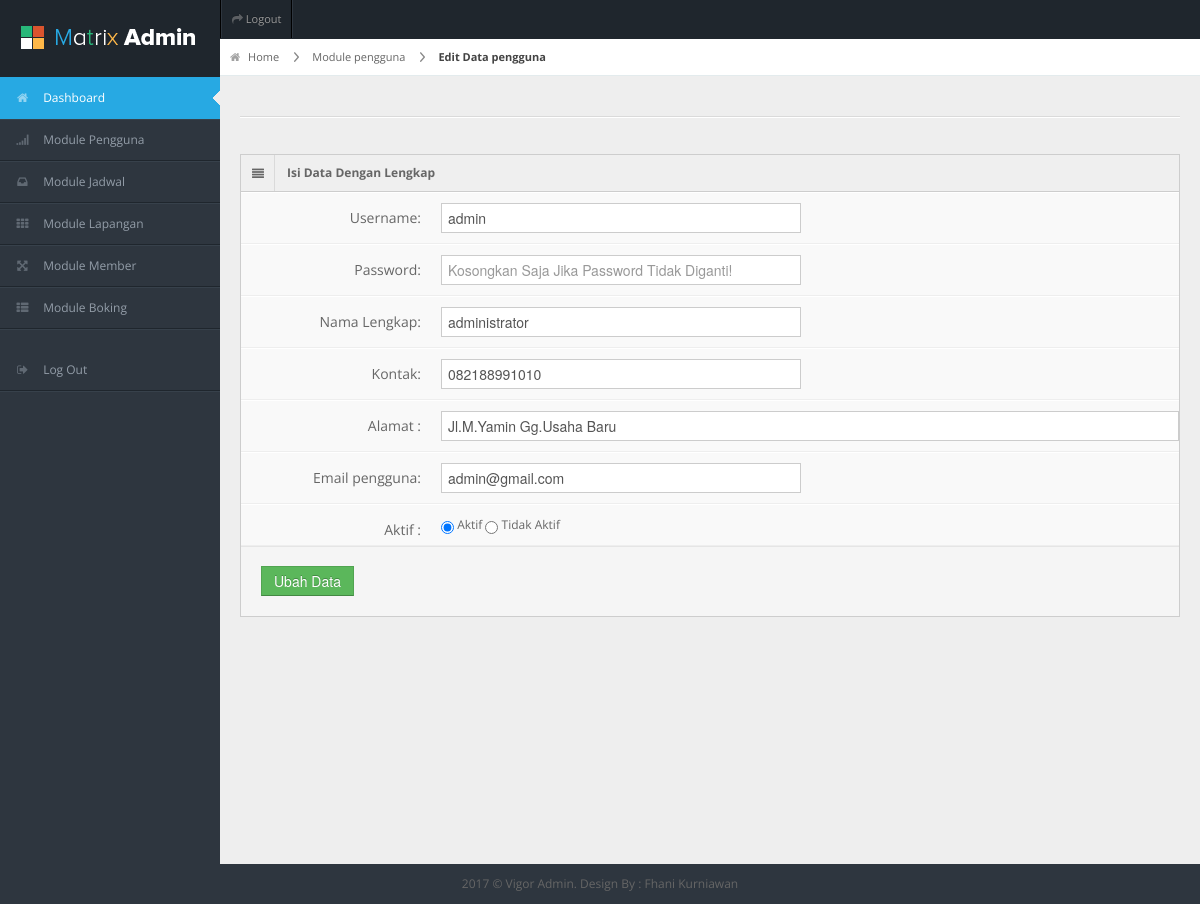
Page /vigoradmin/frame.php?load=pengguna&action=edit&id=1 (signed in) on the committed database.
### tables this page shows
CREATE TABLE `tpengguna` (
  `kdPengguna` bigint(20) NOT NULL AUTO_INCREMENT,
  `username` varchar(100) NOT NULL,
  `password` varchar(100) NOT NULL,
  `nmPengguna` varchar(100) NOT NULL,
  `emailPengguna` varchar(100) NOT NULL,
  `alamatPengguna` varchar(100) NOT NULL,
  `kontak` varchar(15) NOT NULL,
  `aktif` char(1) NOT NULL,
  PRIMARY KEY (`kdPengguna`)
);

### vigoradmin/data/pengguna/edit-data.php (the view, shortened to what this page needs)
<?php
$SQL=mysql_query("SELECT * FROM tpengguna WHERE kdPengguna='$_GET[id]'");
$_data=mysql_fetch_array($SQL);
echo"
<div id='content-header'>
  <div id='breadcrumb'> <a href='?load=dashboard' title='Go to Home' class='tip-bottom'><i class='icon-home'></i> Home</a> <a href='?load=pengguna' class='tip-bottom'>Module pengguna</a> <a href='?load=pengguna&action=edit&id=$_GET[kdPengguna]' class='current'>Edit Data pengguna</a> </div>
</div>
<div class='container-fluid'>
  <hr>
  <div class='row-fluid'>
    <div class='span12'>
      <div class='widget-box'>
        <div class='widget-title'> <span class='icon'> <i class='icon-align-justify'></i> </span>
          <h5>Isi Data Dengan Lengkap</h5>
        </div>
        <div class='widget-content nopadding'>
          <form action='$loadModule?load=pengguna&action=ubahData' method='POST' class='form-horizontal' enctype='multipart/form-data'>
		  <input type='hidden' name='id' value='$_data[kdPengguna]'>
            <div class='control-group'>
              <label class='control-label'>Username:</label>
              <div class='controls'>
                <input type='text' class='span6' placeholder='username' name='txtUsername' value='$_data[username]' />
              </div>
            </div>
            <div class='control-group'>
              <label class='control-label'>Password:</label>
              <div class='controls'>
                <input type='password' class='span6' placeholder='Kosongkan Saja Jika Password Tidak Diganti!' name='txtPassword' />
              </div>
            </div>
            <div class='control-group'>
              <label class='control-label'>Nama Lengkap:</label>
              <div class='controls'>
                <input type='text' class='span6' placeholder='Nama Lengkap' name='txtNmLengkap' value='$_data[nmPengguna]' />
              </div>
            </div>
			<div class='control-group'>
              <label class='control-label'>Kontak:</label>
              <div class='controls'>
                <input type='text' class='span6'  name='txtKontak' value='$_data[kontak]' />
              </div>
            </div>
            <div class='control-group'>
              <label class='control-label'>Alamat :</label>
              <div class='controls'>
                <input type='text' class='span12' placeholder='Jl.Example' name='txtAlamat' value='$_data[alamatPengguna]' />
              </div>
            </div>
            <div class='control-group'>
              <label class='control-label'>Email pengguna:</label>
              <div class='controls'>
                <input type='email' class='span6' placeholder='example@ex.com' name='txtEmail' value='$_data[emailPengguna]' />
              </div>
            </div>
            <div class='control-group'>
              <label class='control-label'>Aktif :</label>
              <div class='controls'>";
			  if($_data['aktif']=="Y"){
				  echo"
				  <input type='radio' value='Y' name='rbAktif' checked> Aktif
                <input type='radio' value='N' name='rbAktif'> Tidak Aktif
				  ";
				  }else{
					echo"
				<input type='radio' value='Y' name='rbAktif'> Aktif
                <input type='radio' value='N' name='rbAktif' checked> Tidak Aktif
					";
					  }
			  echo"
              </div>
            </div>
            <div class='form-actions'>
              <button type='submit' class='btn btn-success'>Ubah Data</button>
            </div>
          </form>
        </div>
      </div>
     </div>
     </div>
     </div>
";
?>

### vigoradmin/css/matrix-style.css (style rules this page uses)
* { outline:none !important; -moz-outline: none !important; }
html, body { height:100% }
body { overflow-x: hidden; margin-top: -10px; font-family: 'Open Sans', sans-serif; font-size:12px; color:#666; }
a { color:#666; }
select, textarea, input[type="text"], input[type="password"], input[type="datetime"], input[type="datetime-local"], input[type="date"], input[type="month"], input[type="time"], input[type="week"], input[type="number"], input[type="email"], input[type="url"], input[type="search"], input[type="tel"], input[type="color"], .uneditable-input, .label, .dropdown-menu, .btn, .well, .progress, .table-bordered, .btn-group > .btn:first-child, .btn-group > .btn:last-child, .btn-group > .btn:last-child, .btn-group > .dropdown-toggle, .alert { border-radius:0px; }
.btn, textarea, input[type="text"], input[type="password"], input[type="datetime"], input[type="datetime-local"], input[type="date"], input[type="month"], input[type="time"], input[type="week"], input[type="number"], input[type="email"], input[type="url"], input[type="search"], input[type="tel"], input[type="color"], .uneditable-input { box-shadow:none; }
.progress, .progress-success .bar, .progress .bar-success, .progress-warning .bar, .progress .bar-warning, .progress-danger .bar, .progress .bar-danger, .progress-info .bar, .progress .bar-info, .btn, .btn-primary { background-image:none; }
.form-horizontal .form-actions { padding-left:20px; }
hr { border-top-color:#dadada; }
#content-header { position: abslute; width: 100%; margin-top: -38px; z-index: 20; }
#breadcrumb { background-color: #fff; border-bottom: 1px solid #e3ebed; }
#breadcrumb a { padding: 8px 20px 8px 10px; display: inline-block; background-image: url('../img/breadcrumb.png'); background-position: center right; background-repeat: no-repeat; font-size: 11px; color: #666666; }
#breadcrumb a:last-child { background-image:none; }
#breadcrumb a.current { font-weight: bold; color: #444444; }
#breadcrumb a i { margin-right: 5px; opacity: .6; }
.stat-boxes .peity_bar_good, .stat-boxes .peity_line_good, { color: #459D1C; }
.widget-box { background: none repeat scroll 0 0 #F9F9F9; border-left: 1px solid #CDCDCD; border-top: 1px solid #CDCDCD; border-right: 1px solid #CDCDCD; clear: both; margin-top: 16px; margin-bottom: 16px; position: relative; }
.widget-title, .modal-header, .table th, div.dataTables_wrapper .ui-widget-header { background:#efefef; border-bottom: 1px solid #CDCDCD; height: 36px; }
.widget-title span.icon { padding: 9px 10px 7px 11px; float: left; border-right:1px solid #dadada; }
.widget-title h5 { color: #666; float: left; font-size: 12px; font-weight: bold; padding: 12px; line-height: 12px; margin: 0; }
.widget-content { padding:15px; border-bottom: 1px solid #cdcdcd; }
.nopadding { padding: 0 !important; }
form { margin-bottom: 0; }
.form-horizontal .control-group { border-top: 1px solid #ffffff; border-bottom: 1px solid #eeeeee; margin-bottom: 0; }
.form-horizontal .control-label { padding-top: 15px; width: 180px; }
.form-horizontal .controls { margin-left: 200px; padding: 10px 0; }
.form-horizontal .form-actions { margin-top: 0; margin-bottom: 0; }

### vigoradmin/css/matrix-media.css (style rules this page uses)
body { background:#2E363F; }

### rows in the picture
tpengguna: txtUsername "admin", txtNmLengkap "administrator", txtKontak "082188991010", txtAlamat "Jl.M.Yamin Gg.Usaha Baru", txtEmail "admin@gmail.com"
